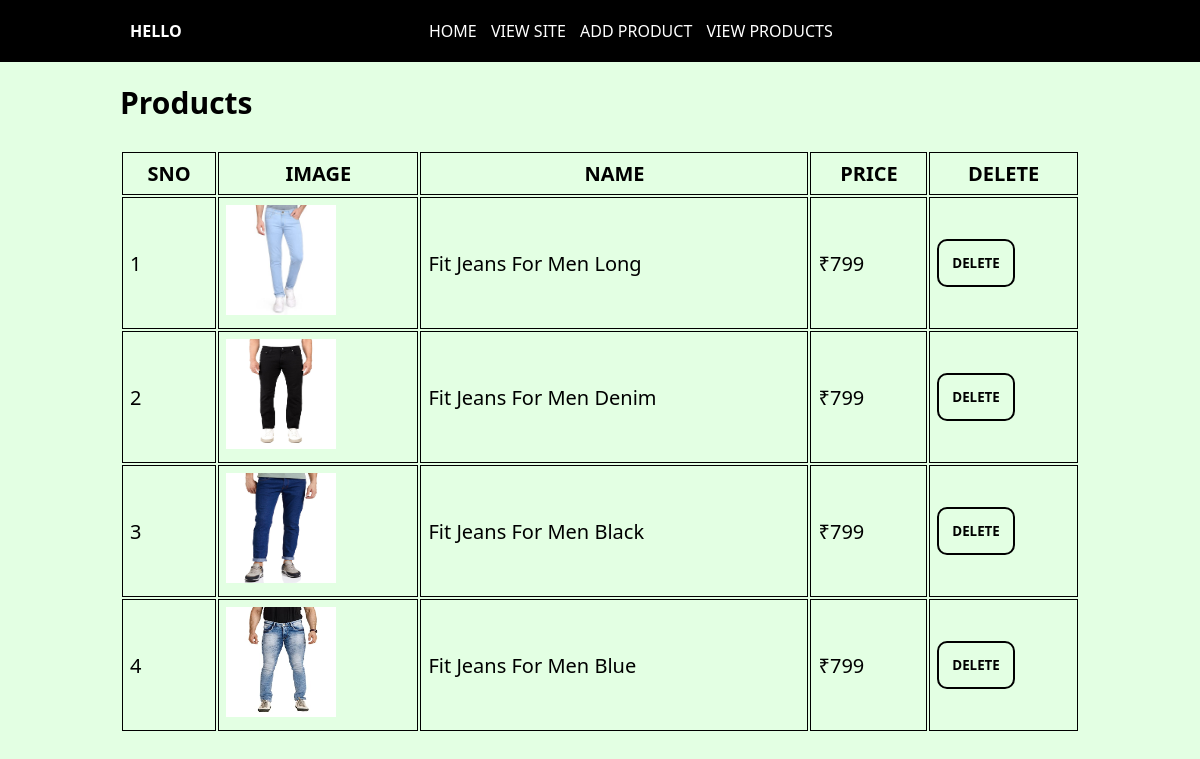
/admin/products, run on the app's committed database.
### tables this page shows
CREATE TABLE products
         (ID INTEGER PRIMARY KEY AUTOINCREMENT    NOT NULL,
         NAME           TEXT    NOT NULL,
         DESC            TEXT     NOT NULL,
         IMAGE        TEXT,
         PRICE         TEXT);

### main.py (the view)
@app.route('/admin/products', methods=['GET', 'POST'])
def admin_products():
    if session.get('email') != 'admin@admin.com' and bcrypt.check_password_hash(session.get('pass'), 'k@bbu') != True:
        return redirect("/")
    result = conn.execute(f"select * from products")
    items = []
    total = 0
    for row in result:
        result_ = conn.execute(f'''select * from products where name="{row[1]}"''')
        data = result_.fetchone()
        total+=int(data[4])
        items.append(data)
    return render_template("admin-products.html",items=items, total = total)

### templates/admin-products.html (shortened to what this page needs)
<!DOCTYPE html>
<html lang="en">
<head>
    <link rel="stylesheet" href="/static/style.css">
</head>
<body>
    {% include "header_.html" %}
    <main>
        <section class="table">
            <h1>Products</h1><br>
        <table>
            <tr>
                <th>SNO</th>
                <th>IMAGE</th>
                <th>NAME</th>
                <th>PRICE</th>
                <th>DELETE</th>
            </tr>
            {% for item in items %}
            <tr>
                <td>{{ loop.index }}</td>
                <td><img src="/static/img/products/{{ item[3] }}" height="110" width="110" alt="{{ item[1] }}"></td>
                <td>{{ item[1] }}</td>
                <td>₹{{ item[4] }}</td>
                <td><a href="/delete/{{ item[0] }}"><button class="btn">DELETE</button></a></td>
            </tr>
            {% endfor %}
        </table><br><br>
        </section>
    </main>
</body>
</html>

### templates/header_.html (shortened to what this page needs)
<nav>
    <div class="nav">
        <div class="logo"><img class="hamburger" src="https://img.icons8.com/ios-glyphs/30/FFFFFF/menu-rounded.png"/ onclick="toggle()"><a href="/">HELLO</a></div>
        <div class="links">
            <a href="/admin">HOME</a>
            <a href="/">VIEW SITE</a>
            <a href="/admin/add">ADD PRODUCT</a>
            <a href="/admin/products">VIEW PRODUCTS</a>
        </div>
    </div>
</nav>

### static/style.css (style rules this page uses)
* { padding: 0; margin: 0; font-family: system-ui, -apple-system, BlinkMacSystemFont, 'Segoe UI', Roboto, Oxygen, Ubuntu, Cantarell, 'Open Sans', 'Helvetica Neue', sans-serif; }
body { background: rgb(227, 255, 227); }
.nav { margin: auto; width: 80vw; padding: 20px; display: flex; justify-content: space-between; }
.nav .logo a { color: white; text-decoration: none; font-weight: bold; }
nav { background-color: black; color: white; }
.btn { padding: 13px; border: 2px solid black; background: none; color: black; font-weight: bold; border-radius: 10px; transition: 0.4s; cursor: pointer; }
.table { width: 80vw; font-size: 20px; margin: 20px auto; }
table { width: 80vw; }
th, td { border: 1px solid black; padding: 7px; }
nav .links a { color: white; text-decoration: none; padding: 0px 5px; transition: 0.5s; }
.nav .logo { display: flex; justify-content: center; align-items: center; }
.nav .logo a { margin-left: 10px; }

### data on the page
products: IMAGE (picture), NAME "Fit Jeans For Men Long", PRICE "799"
products: IMAGE (picture), NAME "Fit Jeans For Men Denim", PRICE "799"
products: IMAGE (picture), NAME "Fit Jeans For Men Black", PRICE "799"
products: IMAGE (picture), NAME "Fit Jeans For Men Blue", PRICE "799"
